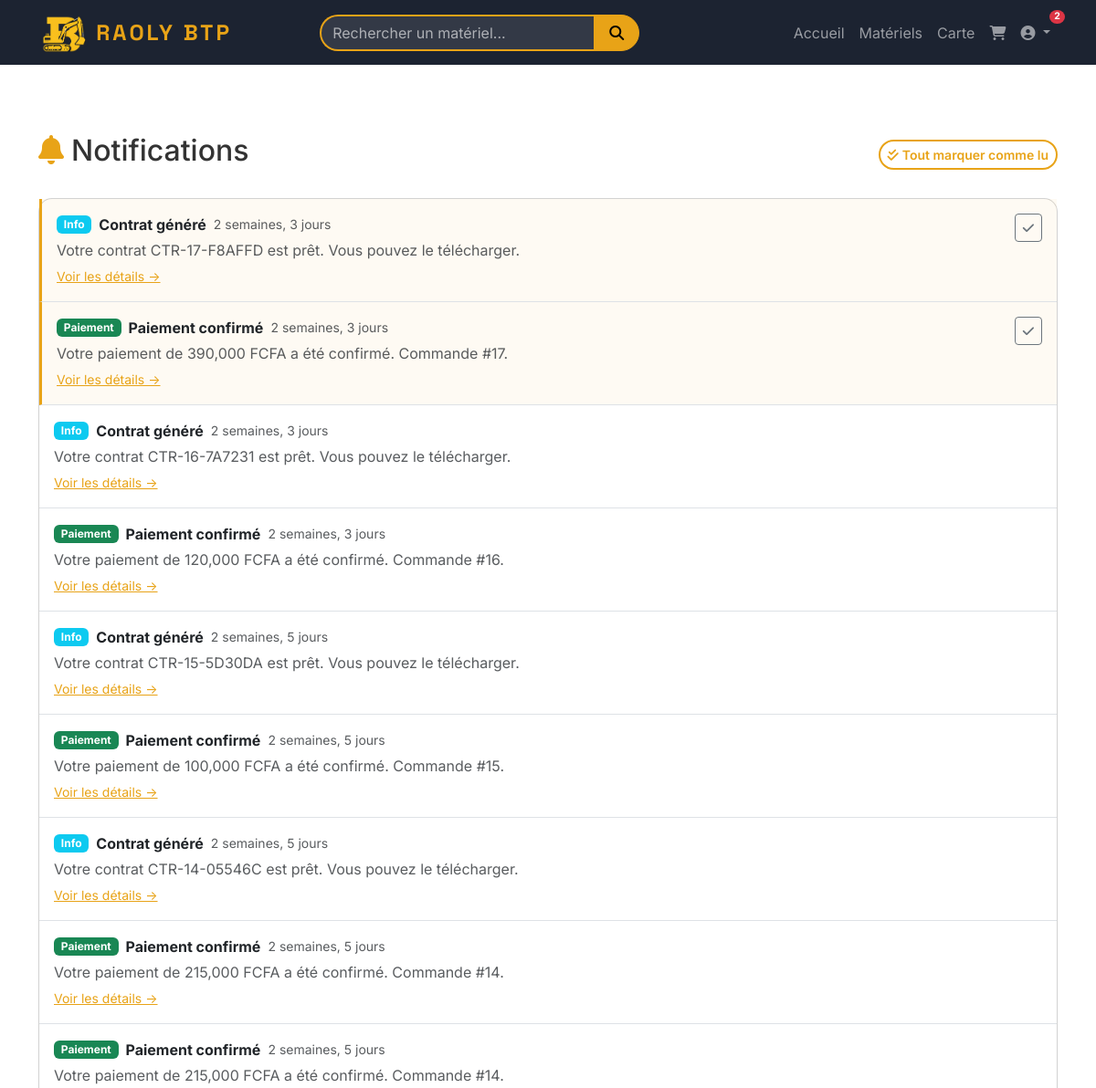
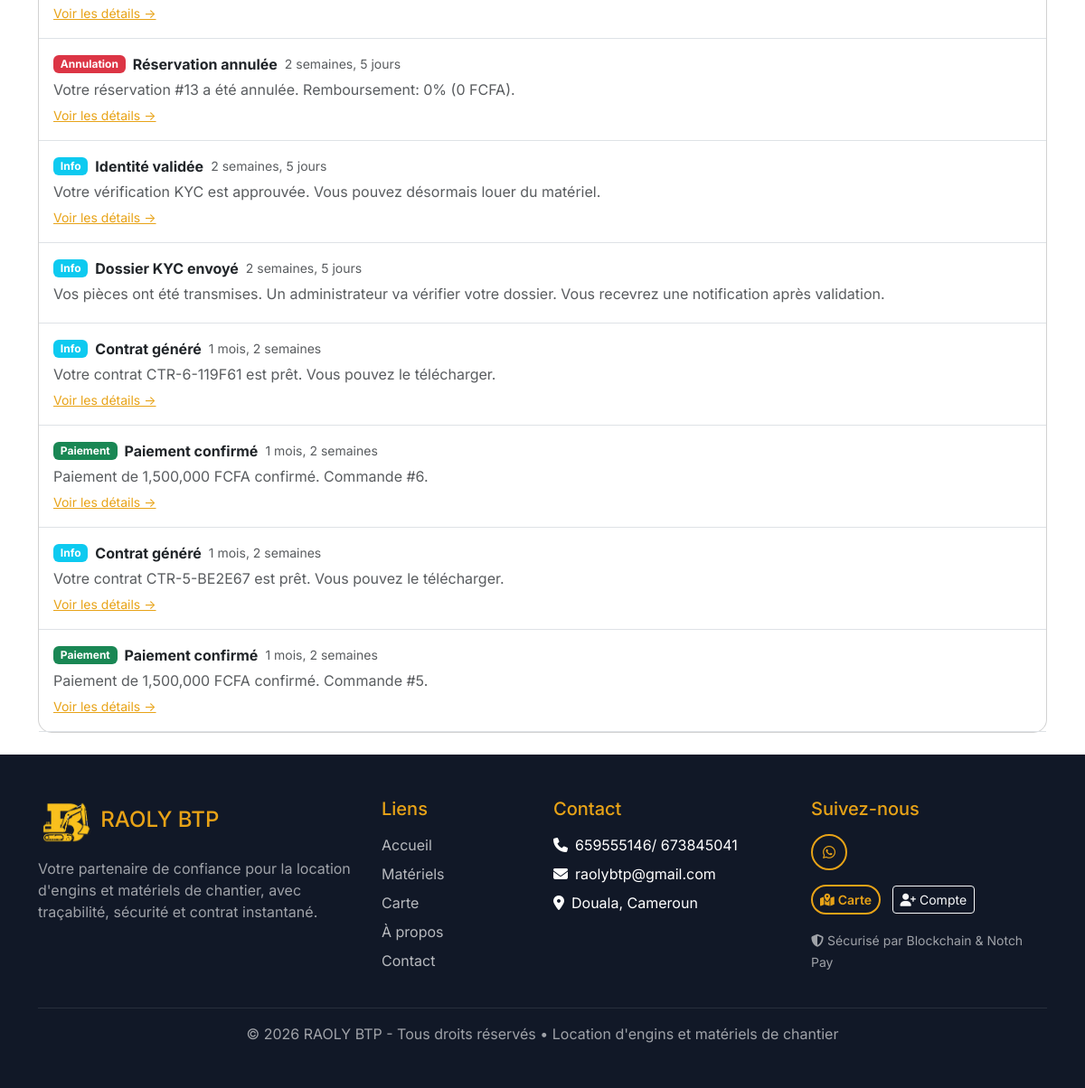
The app's page /comptes/notifications/ (signed in) with its own data (2 pictures, top to bottom).
### accounts/models.py (models this page shows, shortened)
class Notification(models.Model):
    NOTIF_TYPES = [
        ('reservation', 'Réservation'),
        ('payment', 'Paiement'),
        ('cancellation', 'Annulation'),
        ('reminder', 'Rappel'),
        ('penalty', 'Pénalité'),
        ('system', 'Système'),
    ]
    user = models.ForeignKey(CustomUser, on_delete=models.CASCADE, related_name='notifications')
    notification_type = models.CharField(max_length=20, choices=NOTIF_TYPES, default='system')
    title = models.CharField(max_length=200)
    message = models.TextField()
    is_read = models.BooleanField(default=False)
    created_at = models.DateTimeField(auto_now_add=True)
    link = models.CharField(max_length=200, blank=True)
    class Meta:
        ordering = ['-created_at']

### core/models.py (models this page shows, shortened)
class SiteInfo(models.Model):
    company_name = models.CharField(max_length=200, default='RAOLY BTP')
    slogan = models.CharField(max_length=300, blank=True)
    phone = models.CharField(max_length=20, blank=True)
    email = models.EmailField(blank=True)
    address = models.TextField(blank=True)
    about_text = models.TextField(blank=True)
    facebook = models.URLField(blank=True)
    instagram = models.URLField(blank=True)
    twitter = models.URLField(blank=True)
    whatsapp = models.CharField(max_length=20, blank=True)
    google_verification_filename = models.CharField(
        max_length=120,
        blank=True,
        help_text='Ex. google2c82be27c4a4a6e2.html (tel que fourni par Google).',
    )
    google_verification_file_content = models.CharField(
        max_length=500,
        blank=True,
        help_text='Une seule ligne, identique au fichier téléchargé depuis Google.',
    )
    class Meta:
        verbose_name = "Informations du site"
        verbose_name_plural = "Informations du site"

### accounts/views.py (the view)
# urls.py: path('notifications/', views.notifications_view, name='notifications'),
@login_required
def notifications_view(request):
    notifications = Notification.objects.filter(user=request.user)
    return render(request, 'accounts/notifications.html', {'notifications': notifications})

### accounts/context_processors.py (called while the page is built)
def kyc_rental_gate(request):
    if request.user.is_authenticated:
        return {
            'user_can_rent': user_can_rent(request.user),
            'user_kyc_status': getattr(request.user, 'kyc_status', ''),
        }
    return {'user_can_rent': False, 'user_kyc_status': ''}

### accounts/kyc.py (called while the page is built)
def user_can_rent(user):
    return user.is_authenticated and getattr(user, 'kyc_status', '') == 'approved'

### core/context_processors.py (called while the page is built)
def site_info(request):
    info = SiteInfo.objects.first()
    cart_count = 0
    unread_notifications = 0
    if request.user.is_authenticated:
        from cart.models import CartItem
        cart_count = CartItem.objects.filter(user=request.user).count()
        from accounts.models import Notification
        unread_notifications = Notification.objects.filter(user=request.user, is_read=False).count()
    return {
        'site_info': info,
        'cart_count': cart_count,
        'unread_notifications': unread_notifications,
    }

### templates/accounts/notifications.html (shortened to what this page needs)
{% extends 'base.html' %}
{% load humanize %}
{% block content %}
<div class="container py-4">
    <div class="d-flex justify-content-between align-items-center mb-4">
        <h2><i class="fas fa-bell me-2 text-gold"></i>Notifications</h2>
        {% if notifications %}
        <a href="{% url 'accounts:mark_all_read' %}" class="btn btn-outline-gold btn-sm">
            <i class="fas fa-check-double me-1"></i>Tout marquer comme lu
        </a>
        {% endif %}
    </div>
    <div class="card">
        <div class="card-body p-0">
            {% for notif in notifications %}
            <div class="notification-item {% if not notif.is_read %}unread{% endif %} p-3 border-bottom d-flex justify-content-between align-items-start">
                <div class="flex-grow-1">
                    <div class="d-flex align-items-center gap-2 mb-1">
                        {% if notif.notification_type == 'payment' %}<span class="badge bg-success">Paiement</span>
                        {% elif notif.notification_type == 'cancellation' %}<span class="badge bg-danger">Annulation</span>
                        {% elif notif.notification_type == 'reminder' %}<span class="badge bg-warning">Rappel</span>
                        {% elif notif.notification_type == 'penalty' %}<span class="badge bg-danger">Pénalité</span>
                        {% else %}<span class="badge bg-info">Info</span>{% endif %}
                        <strong>{{ notif.title }}</strong>
                        <small class="text-muted">{{ notif.created_at|timesince }}</small>
                    </div>
                    <p class="mb-1 text-muted">{{ notif.message }}</p>
                    {% if notif.link %}
                    <a href="{{ notif.link }}" class="text-gold small">Voir les détails &rarr;</a>
                    {% endif %}
                </div>
                {% if not notif.is_read %}
                <a href="{% url 'accounts:mark_read' notif.pk %}" class="btn btn-sm btn-outline-secondary ms-2" title="Marquer comme lu">
                    <i class="fas fa-check"></i>
                </a>
                {% endif %}
            </div>
            {% empty %}
            <div class="text-center py-5">
                <i class="fas fa-bell-slash fa-3x text-muted mb-3"></i>
                <h5>Aucune notification</h5>
                <p class="text-muted">Vos notifications apparaîtront ici.</p>
            </div>
            {% endfor %}
        </div>
    </div>
</div>
{% endblock %}

### templates/base.html (shortened to what this page needs)
{% load static %}
{% load humanize %}
<!DOCTYPE html>
<html lang="fr">
<head>
    <link href="https://cdn.jsdelivr.net/npm/bootstrap@5.3.2/dist/css/bootstrap.min.css" rel="stylesheet">
    <link href="https://cdnjs.cloudflare.com/ajax/libs/font-awesome/6.5.0/css/all.min.css" rel="stylesheet">
    <link href="https://cdn.jsdelivr.net/npm/flatpickr/dist/flatpickr.min.css" rel="stylesheet">
    <link rel="stylesheet" href="https://unpkg.com/leaflet@1.9.4/dist/leaflet.css" />
    <link href="{% static 'css/style.css' %}" rel="stylesheet">
</head>
<body>
    <nav class="navbar navbar-expand-lg navbar-dark bg-dark-nav fixed-top">
        <div class="container">
            <a class="navbar-brand d-flex align-items-center" href="{% url 'core:home' %}">
                <img src="{% static 'images/logo.png' %}" alt="RAOLY BTP" height="45" class="me-2">
                <span class="brand-text">RAOLY BTP</span>
            </a>
            <div class="collapse navbar-collapse" id="mainNav">
                <form class="d-flex mx-auto search-form" action="{% url 'equipment:list' %}" method="GET">
                    <div class="input-group">
                        <input type="text" class="form-control" name="q" placeholder="Rechercher un matériel..." value="{{ query|default:'' }}">
                        <button class="btn btn-primary-gold" type="submit"><i class="fas fa-search"></i></button>
                    </div>
                </form>
                <ul class="navbar-nav ms-auto">
                    <li class="nav-item"><a class="nav-link" href="{% url 'core:home' %}">Accueil</a></li>
                    <li class="nav-item"><a class="nav-link" href="{% url 'equipment:list' %}">Matériels</a></li>
                    <li class="nav-item"><a class="nav-link" href="{% url 'equipment:map' %}">Carte</a></li>
                    {% if user.is_authenticated %}
                    <li class="nav-item">
                        <a class="nav-link position-relative" href="{% url 'cart:view' %}">
                            <i class="fas fa-shopping-cart"></i>
                        </a>
                    </li>
                    <li class="nav-item dropdown">
                        <a class="nav-link dropdown-toggle" href="#" role="button" data-bs-toggle="dropdown">
                            <i class="fas fa-user-circle"></i>
                            {% if unread_notifications > 0 %}
                            <span class="badge bg-danger badge-notif">{{ unread_notifications }}</span>
                            {% endif %}
                        </a>
                    </li>
                    {% else %}
                    <li class="nav-item"><a class="nav-link btn-login-nav" href="{% url 'accounts:login' %}"><i class="fas fa-sign-in-alt me-1"></i>Connexion</a></li>
                    {% endif %}
                </ul>
            </div>
        </div>
    </nav>
    {% if user.is_authenticated and unread_notifications > 0 %}
    <div class="top-notif-banner">
        <div class="container d-flex align-items-center justify-content-between gap-2">
            <div class="d-flex align-items-center">
                <span>Vous avez <strong>{{ unread_notifications }}</strong> notification{{ unread_notifications|pluralize }} non lue{{ unread_notifications|pluralize }}.</span>
            </div>
            <a href="{% url 'accounts:notifications' %}" class="btn btn-sm btn-light">
            </a>
        </div>
    </div>
    {% endif %}
    <main {% block main_attrs %}style="margin-top: 76px;"{% endblock %}>
        {% block content %}{% endblock %}
    </main>
    {% block site_footer %}
    <footer class="footer-dark py-5">
        <div class="container">
            <div class="row g-4">
                <div class="col-lg-4">
                    <div class="d-flex align-items-center mb-3">
                        <img src="{% static 'images/logo.png' %}" alt="RAOLY BTP" height="50" class="me-2">
                        <h4 class="text-gold mb-0">RAOLY BTP</h4>
                    </div>
                    <p class="text-light-muted mb-3">Votre partenaire de confiance pour la location d'engins et matériels de chantier, avec traçabilité, sécurité et contrat instantané.</p>
                </div>
                <div class="col-lg-2">
                    <h5 class="text-gold mb-3">Liens</h5>
                    <ul class="list-unstyled footer-links">
                        <li><a href="{% url 'core:home' %}">Accueil</a></li>
                        <li><a href="{% url 'equipment:list' %}">Matériels</a></li>
                        <li><a href="{% url 'equipment:map' %}">Carte</a></li>
                        <li><a href="{% url 'core:about' %}">À propos</a></li>
                        <li><a href="{% url 'core:contact' %}">Contact</a></li>
                    </ul>
                </div>
                <div class="col-lg-3">
                    <h5 class="text-gold mb-3">Contact</h5>
                    <ul class="list-unstyled footer-links">
                        {% if site_info %}
                        {% if site_info.phone %}<li><i class="fas fa-phone me-2"></i>{{ site_info.phone }}</li>{% endif %}
                        {% if site_info.email %}<li><i class="fas fa-envelope me-2"></i>{{ site_info.email }}</li>{% endif %}
                        {% if site_info.address %}<li><i class="fas fa-map-marker-alt me-2"></i>{{ site_info.address }}</li>{% endif %}
                        {% endif %}
                    </ul>
                </div>
                <div class="col-lg-3">
                    <h5 class="text-gold mb-3">Suivez-nous</h5>
                    <div class="social-links">
                        {% if site_info.whatsapp %}<a href="https://wa.me/{{ site_info.whatsapp }}" class="social-link"><i class="fab fa-whatsapp"></i></a>{% endif %}
                    </div>
                    <div class="mt-3 footer-quick-actions">
                        <a href="{% url 'equipment:map' %}" class="btn btn-sm btn-outline-gold me-2 mb-2">
                            <i class="fas fa-map-marked-alt me-1"></i>Carte
                        </a>
                        <a href="{% url 'accounts:register' %}" class="btn btn-sm btn-outline-light mb-2">
                            <i class="fas fa-user-plus me-1"></i>Compte
                        </a>
                    </div>
                    <div class="mt-2">
                        <small class="text-light-muted"><i class="fas fa-shield-alt me-1"></i>Sécurisé par Blockchain & Notch Pay</small>
                    </div>
                </div>
            </div>
            <hr class="border-secondary mt-4">
            <p class="text-center text-light-muted mb-0">&copy; {% now "Y" %} RAOLY BTP - Tous droits réservés • Location d'engins et matériels de chantier</p>
        </div>
    </footer>
    {% endblock %}
</body>
</html>

### static/css/style.css (style rules this page uses)
:root { --gold: #E8A317; --gold-light: #F5C518; --gold-dark: #C78B0A; --navy: #1C2331; --navy-light: #2A3547; --navy-dark: #111827; --bg-light: #F8F9FA; }
* { scroll-behavior: smooth; }
body { font-family: 'Inter', 'Segoe UI', system-ui, -apple-system, sans-serif; color: #333; -webkit-font-smoothing: antialiased; -moz-osx-font-smoothing: grayscale; }
.bg-dark-nav { background: var(--navy) !important; }
.navbar { padding: 0.5rem 0; transition: all 0.3s; }
.navbar .navbar-brand { transition: transform 0.25s ease, filter 0.25s ease, opacity 0.25s ease; }
.navbar-nav > .nav-item > .nav-link { border-radius: 10px; transition: color 0.25s ease, background-color 0.25s ease, transform 0.2s ease; }
.brand-text { font-family: 'Space Grotesk', 'Inter', sans-serif; font-size: 1.5rem; font-weight: 700; color: var(--gold); letter-spacing: 3px; text-transform: uppercase; }
.search-form { max-width: 350px; width: 100%; }
.search-form .form-control { border: 2px solid var(--gold); border-right: none; border-radius: 25px 0 0 25px; background: rgba(255,255,255,0.1); color: #fff; }
.search-form .form-control::placeholder { color: rgba(255,255,255,0.6); }
.btn-primary-gold { background: var(--gold); border-color: var(--gold); color: #000; font-weight: 600; border-radius: 25px; transition: all 0.3s; }
.search-form .btn-primary-gold { border-radius: 0 25px 25px 0; padding: 0.375rem 1rem; }
.btn-outline-gold { border: 2px solid var(--gold); color: var(--gold); font-weight: 600; border-radius: 25px; transition: all 0.3s; }
.badge-cart, .badge-notif { position: absolute; top: -5px; right: -8px; font-size: 0.65rem; border-radius: 50%; padding: 0.25em 0.5em; }
.top-notif-banner { background: var(--gold); color: var(--navy); padding: 0.45rem 0; font-size: 0.9rem; border-bottom: 1px solid rgba(0,0,0,0.08); }
.top-notif-banner .btn { color: var(--navy); border-color: rgba(28,35,49,0.25); font-weight: 600; }
.notification-item.unread { background: rgba(232,163,23,0.05); border-left: 3px solid var(--gold); }
.footer-dark { background: var(--navy-dark); color: #fff; }
.text-gold { color: var(--gold) !important; }
.text-light-muted { color: rgba(255,255,255,0.6); }
.footer-links li { margin-bottom: 0.5rem; }
.footer-links a { color: rgba(255,255,255,0.7); text-decoration: none; transition: color 0.2s; }
.social-links { display: flex; gap: 0.8rem; }
.social-link { width: 40px; height: 40px; border-radius: 50%; border: 2px solid var(--gold); display: flex; align-items: center; justify-content: center; color: var(--gold); text-decoration: none; transition: all 0.3s; }
.card { border-radius: 15px; }

### records on screen
Notification: notification_type "Info", title "Contrat généré", created_at "2 semaines, 3 jours", message "Votre contrat CTR-17-F8AFFD est prêt. Vous pouvez le télécharger.", is_read False (drawn)
Notification: notification_type "Paiement", title "Paiement confirmé", created_at "2 semaines, 3 jours", message "Votre paiement de 390,000 FCFA a été confirmé. Commande #17.", is_read False (drawn)
Notification: notification_type "Info", title "Contrat généré", created_at "2 semaines, 3 jours", message "Votre contrat CTR-16-7A7231 est prêt. Vous pouvez le télécharger."
Notification: notification_type "Paiement", title "Paiement confirmé", created_at "2 semaines, 3 jours", message "Votre paiement de 120,000 FCFA a été confirmé. Commande #16."
Notification: notification_type "Info", title "Contrat généré", created_at "2 semaines, 5 jours", message "Votre contrat CTR-15-5D30DA est prêt. Vous pouvez le télécharger."
Notification: notification_type "Paiement", title "Paiement confirmé", created_at "2 semaines, 5 jours", message "Votre paiement de 100,000 FCFA a été confirmé. Commande #15."
Notification: notification_type "Info", title "Contrat généré", created_at "2 semaines, 5 jours", message "Votre contrat CTR-14-05546C est prêt. Vous pouvez le télécharger."
Notification: notification_type "Paiement", title "Paiement confirmé", created_at "2 semaines, 5 jours", message "Votre paiement de 215,000 FCFA a été confirmé. Commande #14."
Notification: notification_type "Paiement", title "Paiement confirmé", created_at "2 semaines, 5 jours", message "Votre paiement de 215,000 FCFA a été confirmé. Commande #14."
Notification: notification_type "Annulation", title "Réservation annulée", created_at "2 semaines, 5 jours", message "Votre réservation #13 a été annulée. Remboursement: 0% (0 FCFA)."
Notification: notification_type "Info", title "Identité validée", created_at "2 semaines, 5 jours", message "Votre vérification KYC est approuvée. Vous pouvez désormais louer du matériel."
Notification: notification_type "Info", title "Dossier KYC envoyé", created_at "2 semaines, 5 jours", message "Vos pièces ont été transmises. Un administrateur va vérifier votre dossier. Vous recevrez une notification après validation."
Notification: notification_type "Info", title "Contrat généré", created_at "1 mois, 2 semaines", message "Votre contrat CTR-6-119F61 est prêt. Vous pouvez le télécharger."
Notification: notification_type "Paiement", title "Paiement confirmé", created_at "1 mois, 2 semaines", message "Paiement de 1,500,000 FCFA confirmé. Commande #6."
Notification: notification_type "Info", title "Contrat généré", created_at "1 mois, 2 semaines", message "Votre contrat CTR-5-BE2E67 est prêt. Vous pouvez le télécharger."
Notification: notification_type "Paiement", title "Paiement confirmé", created_at "1 mois, 2 semaines", message "Paiement de 1,500,000 FCFA confirmé. Commande #5."
SiteInfo: phone "659555146/ 673845041", email "raolybtp@gmail.com", address "Douala, Cameroun"

### other values on screen
{{ unread_notifications }} "2"
